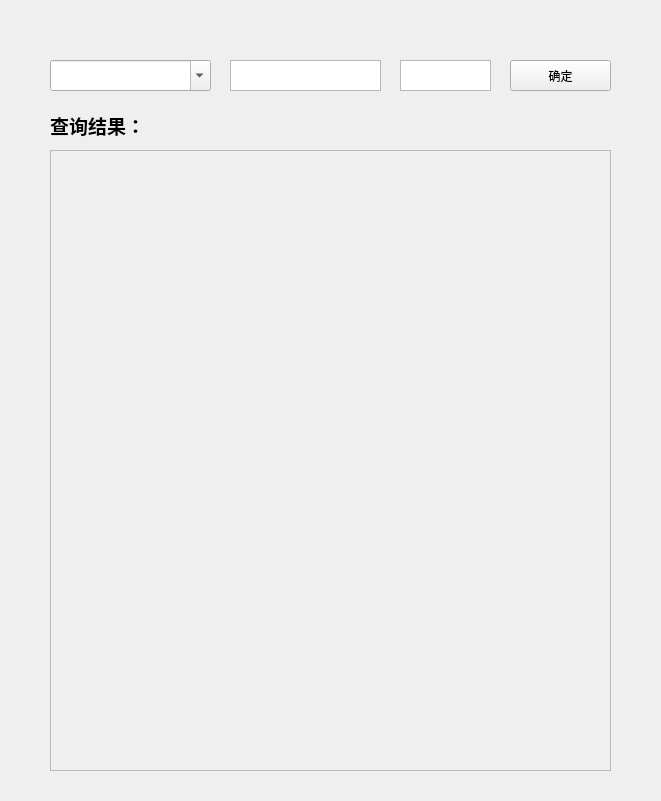
<?xml version="1.0" encoding="UTF-8"?>
<ui version="4.0">
 <class>Form</class>
 <widget class="QWidget" name="Form">
  <property name="geometry">
   <rect>
    <x>0</x>
    <y>0</y>
    <width>661</width>
    <height>801</height>
   </rect>
  </property>
  <property name="windowTitle">
   <string>Form</string>
  </property>
  <widget class="QComboBox" name="comboBox_city">
   <property name="geometry">
    <rect>
     <x>50</x>
     <y>60</y>
     <width>161</width>
     <height>31</height>
    </rect>
   </property>
   <property name="editable">
    <bool>true</bool>
   </property>
   <property name="currentText">
    <string/>
   </property>
   <property name="iconSize">
    <size>
     <width>20</width>
     <height>20</height>
    </size>
   </property>
  </widget>
  <widget class="QTextEdit" name="result">
   <property name="enabled">
    <bool>false</bool>
   </property>
   <property name="geometry">
    <rect>
     <x>50</x>
     <y>150</y>
     <width>561</width>
     <height>621</height>
    </rect>
   </property>
   <property name="font">
    <font>
     <weight>50</weight>
     <bold>false</bold>
    </font>
   </property>
  </widget>
  <widget class="QPushButton" name="pushButton">
   <property name="geometry">
    <rect>
     <x>510</x>
     <y>60</y>
     <width>101</width>
     <height>31</height>
    </rect>
   </property>
   <property name="text">
    <string>确定</string>
   </property>
  </widget>
  <widget class="QLabel" name="label">
   <property name="geometry">
    <rect>
     <x>50</x>
     <y>110</y>
     <width>111</width>
     <height>31</height>
    </rect>
   </property>
   <property name="font">
    <font>
     <family>Arial Black</family>
     <pointsize>14</pointsize>
     <weight>75</weight>
     <bold>true</bold>
    </font>
   </property>
   <property name="text">
    <string>查询结果：</string>
   </property>
  </widget>
  <widget class="QTextBrowser" name="keyWord">
   <property name="geometry">
    <rect>
     <x>230</x>
     <y>60</y>
     <width>151</width>
     <height>31</height>
    </rect>
   </property>
  </widget>
  <widget class="QTextBrowser" name="keyWord_2">
   <property name="geometry">
    <rect>
     <x>400</x>
     <y>60</y>
     <width>91</width>
     <height>31</height>
    </rect>
   </property>
  </widget>
 </widget>
 <resources/>
 <connections/>
</ui>
